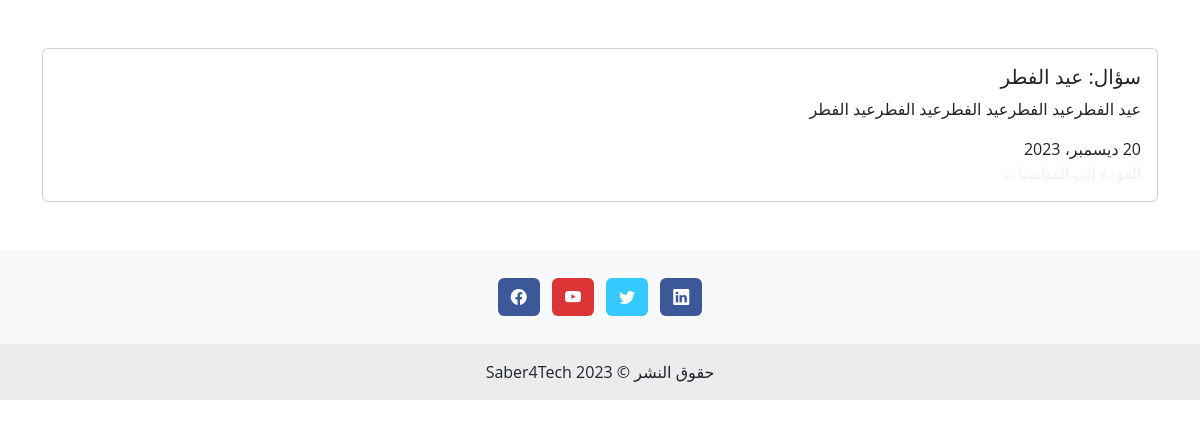
The app's page /events_details/4/ with its own data.
### appAbuObaida/models.py (models this page shows, shortened)
class EventsModel(models.Model):
    event_title = models.CharField(max_length=500)
    event_description = models.TextField()
    pub_date = models.DateField(auto_now_add=True)
    class Meta:
        verbose_name = "النشاطات"
        verbose_name_plural = "النشاطات"

### appAbuObaida/views.py (the view)
# urls.py: path('events_details/<int:event_id>/', views.events_details, name='events_details'),
def events_details(request, event_id):
    activate('ar')
    event_to_detailed = get_object_or_404(EventsModel, pk=event_id)
    context = {
        'event_to_detailed': event_to_detailed
    }
    return render(request, 'appAbuObaida/event_details.html', context)

### appAbuObaida/views.py (called while the page is built)
def footer_date(request):
    footer_date_detailed = datetime.datetime.now().year
    context = {
        'footer_date_detailed': footer_date_detailed
    }
    return context

### templates/appAbuObaida/event_details.html (shortened to what this page needs)
{% extends 'appAbuObaida/base.html' %}
{% load static %}
{% block content %}
    <div class="container my-5" dir="rtl">
        <div class="card card-questions">
            <div class="card-body">
                <h5 class="card-title">سؤال: {{ event_to_detailed.event_title }}</h5>
                <p class="card-text">
                    {{ event_to_detailed.event_description }}
                </p>
                <span>{{ event_to_detailed.pub_date }}</span><br>
                <a class="card-link mt-4" href="{% url 'events_view' %}">
                </a>
            </div>
        </div>
    </div>
{% endblock %}

### static/css/styles.css (style rules this page uses)
* { margin: 0; padding: 0; box-sizing: border-box; font-family: 'Open Sans', 'sans-serif'; }
body { height: 100vh; background-color: #fff; font-family: Arial, sans-serif; margin: 0; padding: 0; box-sizing: border-box; }
.card-link { text-decoration: none; }
.card-questions { margin-bottom: 10px }
a { text-decoration: none; color: #f1f1f1; }

### records on screen
EventsModel: event_title "عيد الفطر", event_description "عيد الفطرعيد الفطرعيد الفطرعيد الفطرعيد الفطر", pub_date "20 ديسمبر، 2023"
